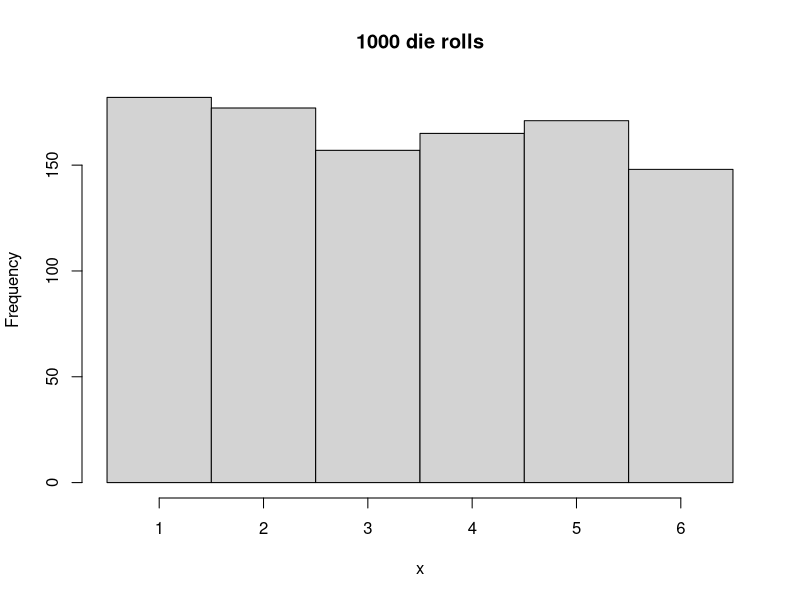
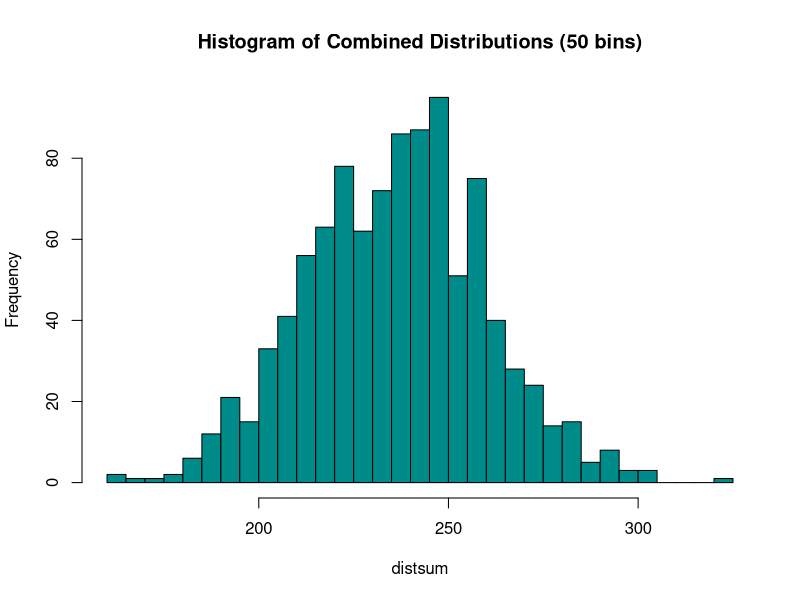
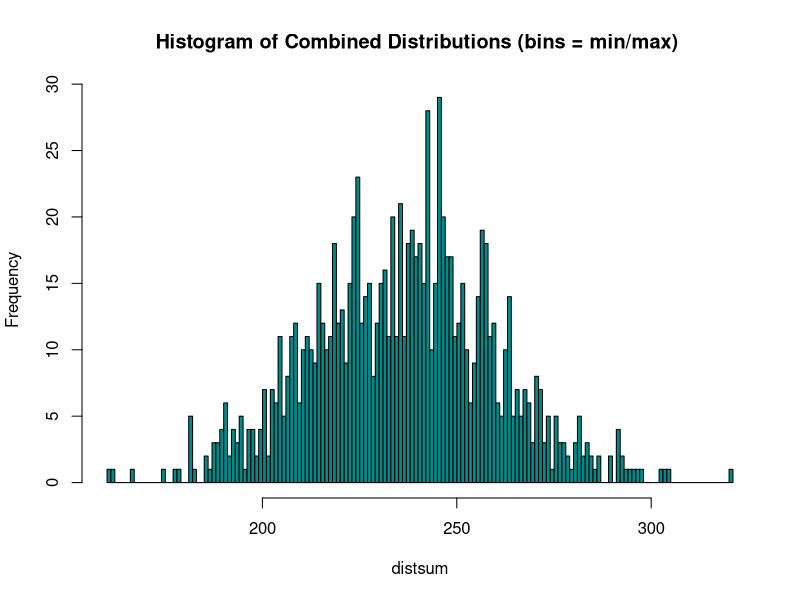
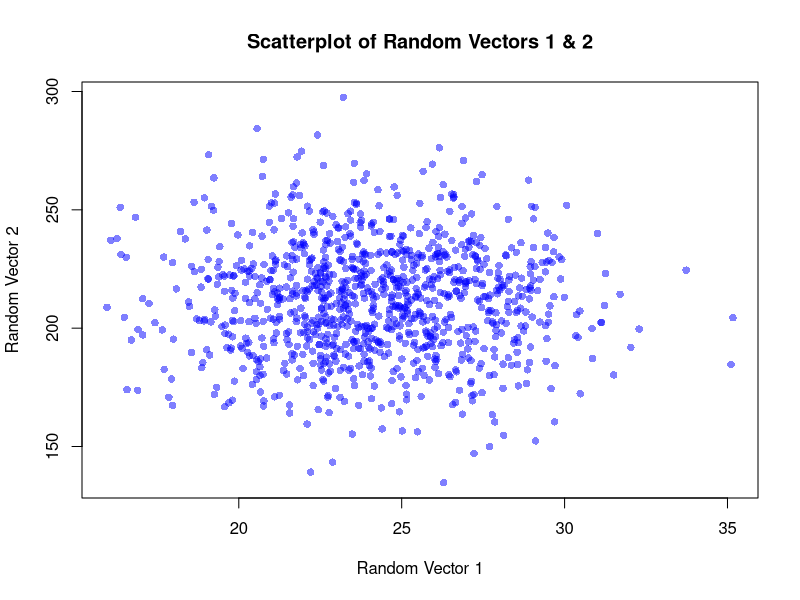

Write R code to recreate these figures, in order.
## ---- chunk 1
base_string <- 'the;;cat;;in;;the;;hat'
strsplit(base_string, ';;')
## ---- chunk 2
rolls=1000
min=1
max=6
x <- as.integer(runif(rolls,min,max+1))
hist(x,main=('1000 die rolls'),breaks=seq(min-.5,max+.5,1))          

## ---- chunk 3
dist1 <- rnorm(1000,mean = 24,sd = 3)
dist2 <- rnorm(1000,mean = 212,sd = 24)

distsum = dist1 + dist2
hist(distsum, main='Histogram of Combined Distributions (50 bins)',col='darkcyan',breaks=50)
## ---- chunk 4
print("Mean:")
mean(distsum)
print("Standard Deviation:")
sd(distsum)
## ---- chunk 5
hist(distsum, main='Histogram of Combined Distributions (bins = min/max) ',col='darkcyan',breaks=seq(min(distsum)-1,max(distsum)+1,1))
## ---- chunk 6
plot(dist1, dist2, main='Scatterplot of Random Vectors 1 & 2', xlab='Random Vector 1', ylab='Random Vector 2', col = rgb(red=0,green=0,blue=1,alpha=0.5), pch=16)
